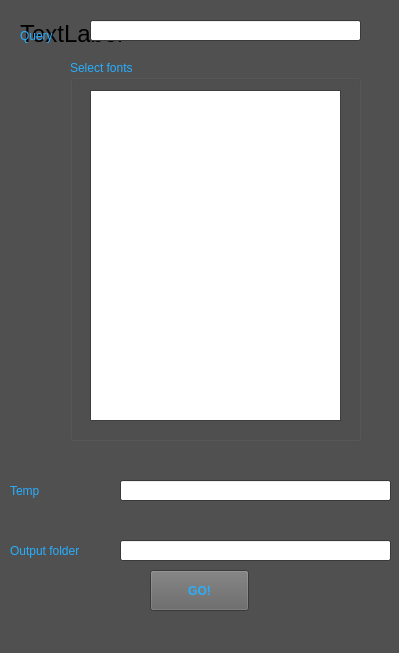
<?xml version="1.0" encoding="UTF-8"?>
<ui version="4.0">
 <class>MainWindow</class>
 <widget class="QMainWindow" name="MainWindow">
  <property name="geometry">
   <rect>
    <x>0</x>
    <y>0</y>
    <width>399</width>
    <height>653</height>
   </rect>
  </property>
  <property name="palette">
   <palette>
    <active>
     <colorrole role="WindowText">
      <brush brushstyle="SolidPattern">
       <color alpha="255">
        <red>40</red>
        <green>175</green>
        <blue>255</blue>
       </color>
      </brush>
     </colorrole>
     <colorrole role="Button">
      <brush brushstyle="SolidPattern">
       <color alpha="255">
        <red>100</red>
        <green>100</green>
        <blue>100</blue>
       </color>
      </brush>
     </colorrole>
     <colorrole role="ButtonText">
      <brush brushstyle="SolidPattern">
       <color alpha="255">
        <red>40</red>
        <green>175</green>
        <blue>255</blue>
       </color>
      </brush>
     </colorrole>
     <colorrole role="Base">
      <brush brushstyle="SolidPattern">
       <color alpha="255">
        <red>255</red>
        <green>255</green>
        <blue>255</blue>
       </color>
      </brush>
     </colorrole>
     <colorrole role="Window">
      <brush brushstyle="SolidPattern">
       <color alpha="255">
        <red>80</red>
        <green>80</green>
        <blue>80</blue>
       </color>
      </brush>
     </colorrole>
    </active>
    <inactive>
     <colorrole role="WindowText">
      <brush brushstyle="SolidPattern">
       <color alpha="255">
        <red>40</red>
        <green>175</green>
        <blue>255</blue>
       </color>
      </brush>
     </colorrole>
     <colorrole role="Button">
      <brush brushstyle="SolidPattern">
       <color alpha="255">
        <red>100</red>
        <green>100</green>
        <blue>100</blue>
       </color>
      </brush>
     </colorrole>
     <colorrole role="ButtonText">
      <brush brushstyle="SolidPattern">
       <color alpha="255">
        <red>40</red>
        <green>175</green>
        <blue>255</blue>
       </color>
      </brush>
     </colorrole>
     <colorrole role="Base">
      <brush brushstyle="SolidPattern">
       <color alpha="255">
        <red>255</red>
        <green>255</green>
        <blue>255</blue>
       </color>
      </brush>
     </colorrole>
     <colorrole role="Window">
      <brush brushstyle="SolidPattern">
       <color alpha="255">
        <red>80</red>
        <green>80</green>
        <blue>80</blue>
       </color>
      </brush>
     </colorrole>
    </inactive>
    <disabled>
     <colorrole role="WindowText">
      <brush brushstyle="SolidPattern">
       <color alpha="255">
        <red>144</red>
        <green>141</green>
        <blue>139</blue>
       </color>
      </brush>
     </colorrole>
     <colorrole role="Button">
      <brush brushstyle="SolidPattern">
       <color alpha="255">
        <red>100</red>
        <green>100</green>
        <blue>100</blue>
       </color>
      </brush>
     </colorrole>
     <colorrole role="ButtonText">
      <brush brushstyle="SolidPattern">
       <color alpha="255">
        <red>150</red>
        <green>147</green>
        <blue>145</blue>
       </color>
      </brush>
     </colorrole>
     <colorrole role="Base">
      <brush brushstyle="SolidPattern">
       <color alpha="255">
        <red>80</red>
        <green>80</green>
        <blue>80</blue>
       </color>
      </brush>
     </colorrole>
     <colorrole role="Window">
      <brush brushstyle="SolidPattern">
       <color alpha="255">
        <red>80</red>
        <green>80</green>
        <blue>80</blue>
       </color>
      </brush>
     </colorrole>
    </disabled>
   </palette>
  </property>
  <property name="windowTitle">
   <string>Bildwortabfrage</string>
  </property>
  <widget class="QWidget" name="centralwidget">
   <widget class="QGroupBox" name="groupBox">
    <property name="geometry">
     <rect>
      <x>70</x>
      <y>60</y>
      <width>291</width>
      <height>381</height>
     </rect>
    </property>
    <property name="title">
     <string>Select fonts</string>
    </property>
    <widget class="QListWidget" name="listFonts">
     <property name="geometry">
      <rect>
       <x>20</x>
       <y>30</y>
       <width>251</width>
       <height>331</height>
      </rect>
     </property>
     <property name="selectionMode">
      <enum>QAbstractItemView::MultiSelection</enum>
     </property>
    </widget>
   </widget>
   <widget class="QLabel" name="label_2">
    <property name="geometry">
     <rect>
      <x>10</x>
      <y>460</y>
      <width>91</width>
      <height>61</height>
     </rect>
    </property>
    <property name="text">
     <string>Temp</string>
    </property>
   </widget>
   <widget class="QLineEdit" name="lineTempFolder">
    <property name="geometry">
     <rect>
      <x>120</x>
      <y>480</y>
      <width>271</width>
      <height>21</height>
     </rect>
    </property>
   </widget>
   <widget class="QPushButton" name="pushQuery">
    <property name="geometry">
     <rect>
      <x>150</x>
      <y>570</y>
      <width>99</width>
      <height>41</height>
     </rect>
    </property>
    <property name="font">
     <font>
      <weight>75</weight>
      <bold>true</bold>
     </font>
    </property>
    <property name="text">
     <string>GO!</string>
    </property>
   </widget>
   <widget class="QLabel" name="label">
    <property name="geometry">
     <rect>
      <x>20</x>
      <y>10</y>
      <width>91</width>
      <height>51</height>
     </rect>
    </property>
    <property name="text">
     <string>Query</string>
    </property>
   </widget>
   <widget class="QLabel" name="labPaint">
    <property name="geometry">
     <rect>
      <x>20</x>
      <y>20</y>
      <width>591</width>
      <height>451</height>
     </rect>
    </property>
    <property name="palette">
     <palette>
      <active>
       <colorrole role="WindowText">
        <brush brushstyle="SolidPattern">
         <color alpha="255">
          <red>0</red>
          <green>0</green>
          <blue>0</blue>
         </color>
        </brush>
       </colorrole>
       <colorrole role="Button">
        <brush brushstyle="SolidPattern">
         <color alpha="255">
          <red>255</red>
          <green>255</green>
          <blue>255</blue>
         </color>
        </brush>
       </colorrole>
       <colorrole role="Base">
        <brush brushstyle="SolidPattern">
         <color alpha="255">
          <red>255</red>
          <green>255</green>
          <blue>255</blue>
         </color>
        </brush>
       </colorrole>
       <colorrole role="Window">
        <brush brushstyle="SolidPattern">
         <color alpha="255">
          <red>255</red>
          <green>255</green>
          <blue>255</blue>
         </color>
        </brush>
       </colorrole>
      </active>
      <inactive>
       <colorrole role="WindowText">
        <brush brushstyle="SolidPattern">
         <color alpha="255">
          <red>0</red>
          <green>0</green>
          <blue>0</blue>
         </color>
        </brush>
       </colorrole>
       <colorrole role="Button">
        <brush brushstyle="SolidPattern">
         <color alpha="255">
          <red>255</red>
          <green>255</green>
          <blue>255</blue>
         </color>
        </brush>
       </colorrole>
       <colorrole role="Base">
        <brush brushstyle="SolidPattern">
         <color alpha="255">
          <red>255</red>
          <green>255</green>
          <blue>255</blue>
         </color>
        </brush>
       </colorrole>
       <colorrole role="Window">
        <brush brushstyle="SolidPattern">
         <color alpha="255">
          <red>255</red>
          <green>255</green>
          <blue>255</blue>
         </color>
        </brush>
       </colorrole>
      </inactive>
      <disabled>
       <colorrole role="WindowText">
        <brush brushstyle="SolidPattern">
         <color alpha="255">
          <red>144</red>
          <green>141</green>
          <blue>139</blue>
         </color>
        </brush>
       </colorrole>
       <colorrole role="Button">
        <brush brushstyle="SolidPattern">
         <color alpha="255">
          <red>255</red>
          <green>255</green>
          <blue>255</blue>
         </color>
        </brush>
       </colorrole>
       <colorrole role="Base">
        <brush brushstyle="SolidPattern">
         <color alpha="255">
          <red>255</red>
          <green>255</green>
          <blue>255</blue>
         </color>
        </brush>
       </colorrole>
       <colorrole role="Window">
        <brush brushstyle="SolidPattern">
         <color alpha="255">
          <red>255</red>
          <green>255</green>
          <blue>255</blue>
         </color>
        </brush>
       </colorrole>
      </disabled>
     </palette>
    </property>
    <property name="font">
     <font>
      <pointsize>18</pointsize>
     </font>
    </property>
    <property name="text">
     <string>TextLabel</string>
    </property>
    <property name="alignment">
     <set>Qt::AlignJustify|Qt::AlignTop</set>
    </property>
    <property name="margin">
     <number>55</number>
    </property>
   </widget>
   <widget class="QLineEdit" name="lineWordList">
    <property name="geometry">
     <rect>
      <x>90</x>
      <y>20</y>
      <width>271</width>
      <height>21</height>
     </rect>
    </property>
   </widget>
   <widget class="QLabel" name="label_3">
    <property name="geometry">
     <rect>
      <x>10</x>
      <y>520</y>
      <width>91</width>
      <height>61</height>
     </rect>
    </property>
    <property name="text">
     <string>Output folder</string>
    </property>
   </widget>
   <widget class="QLineEdit" name="lineFolder">
    <property name="geometry">
     <rect>
      <x>120</x>
      <y>540</y>
      <width>271</width>
      <height>21</height>
     </rect>
    </property>
   </widget>
   <zorder>labPaint</zorder>
   <zorder>groupBox</zorder>
   <zorder>label_2</zorder>
   <zorder>lineTempFolder</zorder>
   <zorder>pushQuery</zorder>
   <zorder>label</zorder>
   <zorder>label_3</zorder>
   <zorder>lineFolder</zorder>
   <zorder>lineWordList</zorder>
  </widget>
 </widget>
 <resources/>
 <connections/>
</ui>
